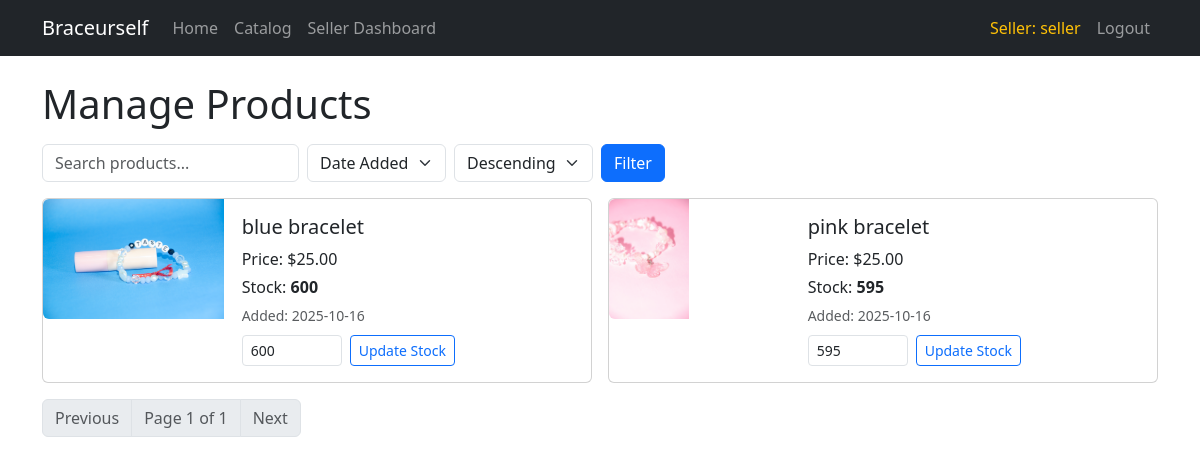
The page /seller/manage-products/ (signed in) on the database as committed earlier.
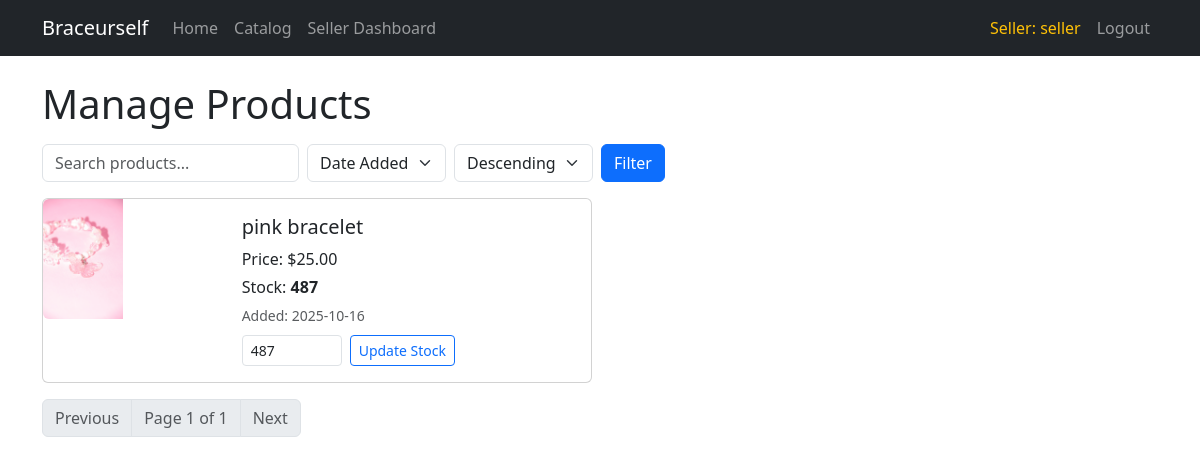
The same page on the database as committed later.
### shop/models.py (models this page shows, shortened)
class Product(models.Model):
    name = models.CharField(max_length=100)
    price = models.DecimalField(max_digits=8, decimal_places=2)
    image = models.ImageField(upload_to='product_images/')
    created_by = models.ForeignKey(SellerProfile, on_delete=models.CASCADE)
    stock = models.PositiveIntegerField(default=0)
    created_at = models.DateTimeField(auto_now_add=True, null=True, blank=True)

### shop/views.py (the view, shortened to what this page needs)
# urls.py: path('seller/manage-products/', views.manage_products_list, name='manage_products_list'),
def manage_products_list(request):
    if not request.user.is_authenticated or not hasattr(request.user, 'sellerprofile'):
        return redirect('login')
    seller_profile = request.user.sellerprofile
    qs = Product.objects.filter(created_by=seller_profile)
    sort_by = request.GET.get('sort_by', 'created_at')  # price, stock, created_at
    sort_dir = request.GET.get('sort_dir', 'desc')  # asc or desc
    search = request.GET.get('search', '').strip()
    if search:
        qs = qs.filter(name__icontains=search)
    allowed_order_fields = {'price', 'stock', 'created_at'}
    if sort_by not in allowed_order_fields:
        sort_by = 'created_at'
    order_field = sort_by if sort_dir == 'asc' else f"-{sort_by}"
    qs = qs.order_by(order_field)
    paginator = Paginator(qs, 10)
    page_number = request.GET.get('page')
    page_obj = paginator.get_page(page_number)
    return render(request, 'shop/manage_products.html', {
        'page_obj': page_obj,
        'filters': {
            'search': search or '',
            'sort_by': sort_by,
            'sort_dir': sort_dir,
        },
    })

### shop/templates/shop/manage_products.html (shortened to what this page needs)
{% extends 'shop/base.html' %}
{% block content %}
<h1 class="mb-3">Manage Products</h1>
<form method="get" class="row g-2 mb-3">
	<div class="col-auto">
		<input type="search" name="search" class="form-control" placeholder="Search products..." value="{{ filters.search }}">
	</div>
	<div class="col-auto">
		<select name="sort_by" class="form-select">
			<option value="created_at" {% if filters.sort_by == 'created_at' %}selected{% endif %}>Date Added</option>
		</select>
	</div>
	<div class="col-auto">
		<select name="sort_dir" class="form-select">
			<option value="desc" {% if filters.sort_dir == 'desc' %}selected{% endif %}>Descending</option>
		</select>
	</div>
	<div class="col-auto">
		<button class="btn btn-primary">Filter</button>
	</div>
</form>
{% if page_obj.object_list %}
	<div class="row g-3">
		{% for product in page_obj.object_list %}
			<div class="col-md-6">
				<div class="card">
					<div class="row g-0">
						<div class="col-4">
							{% if product.image %}
								<img src="{{ product.image.url }}" class="img-fluid rounded-start" style="height:120px;object-fit:cover;">
							{% else %}
								<div class="bg-light d-flex align-items-center justify-content-center" style="height:120px;">No image</div>
							{% endif %}
						</div>
						<div class="col-8">
							<div class="card-body">
								<h5 class="card-title">{{ product.name }}</h5>
								<p class="card-text mb-1">Price: ${{ product.price }}</p>
								<p class="card-text mb-1">Stock: <strong id="stock-{{ product.id }}">{{ product.stock }}</strong></p>
								<small class="text-muted">Added: {{ product.created_at|date:"Y-m-d" }}</small>
								<form method="post" class="mt-2 d-flex align-items-center gap-2">
									<input type="number" name="new_stock" min="0" value="{{ product.stock }}" class="form-control form-control-sm" style="width:100px;">
									<button type="submit" name="update_stock" class="btn btn-sm btn-outline-primary">Update Stock</button>
								</form>
							</div>
						</div>
					</div>
				</div>
			</div>
		{% endfor %}
	</div>
	<nav class="mt-3">
		<ul class="pagination">
			{% if page_obj.has_previous %}
			<li class="page-item"><a class="page-link" href="?{% for k,v in request.GET.items %}{% if k != 'page' %}{{ k }}={{ v|urlencode }}&{% endif %}{% endfor %}page={{ page_obj.previous_page_number }}">Previous</a></li>
			{% else %}
			<li class="page-item disabled"><span class="page-link">Previous</span></li>
			{% endif %}
			<li class="page-item disabled"><span class="page-link">Page {{ page_obj.number }} of {{ page_obj.paginator.num_pages }}</span></li>
			{% if page_obj.has_next %}
			<li class="page-item"><a class="page-link" href="?{% for k,v in request.GET.items %}{% if k != 'page' %}{{ k }}={{ v|urlencode }}&{% endif %}{% endfor %}page={{ page_obj.next_page_number }}">Next</a></li>
			{% else %}
			<li class="page-item disabled"><span class="page-link">Next</span></li>
			{% endif %}
		</ul>
	</nav>
{% else %}
	<p>No products found.</p>
{% endif %}
{% endblock %}

Rows that differ between the two databases and show on the page:
removed Product: image (picture), name "blue bracelet", price "25.00", stock "600", created_at "2025-10-16", new_stock "600"
changed Product "pink bracelet": stock "595" → "487"; new_stock "595" → "487"
